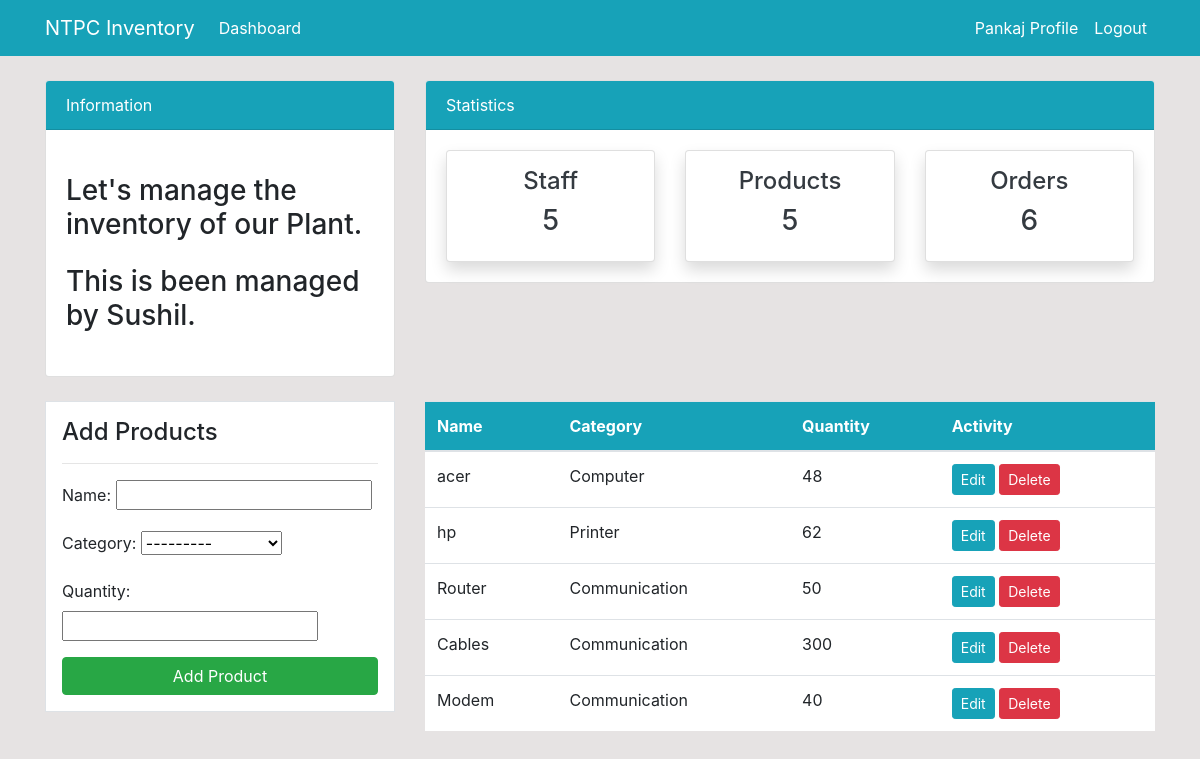
Screenshot of /product/ (signed in) with the database file from the repository.
### dashboard/models.py (models this page shows, shortened)
class Product(models.Model):
    name = models.CharField(max_length=100,null=True)
    category = models.CharField(max_length=20, choices=CATEGORY,null=True)
    quantity = models.PositiveIntegerField(null=True)
    class Meta:
        verbose_name_plural = 'Product'

### dashboard/views.py (the view)
# urls.py: path('product/', views.product, name= 'dashboard-product'),
@login_required
def product(request):
    items = Product.objects.all()
    product_count = items.count()
    workers_count = User.objects.all().count()
    orders_count = Order.objects.all().count()
    if request.method == 'POST':
        form = ProductForm(request.POST)
        if form.is_valid():
            form.save()
            product_name = form.cleaned_data.get('name')
            messages.success(request, f'Request for {product_name} has been made.')
            return redirect('dashboard-product')
    else:
        form = ProductForm()
    context = {
        'items' : items,
        'form' : form,
        'workers_count': workers_count,
        'orders_count': orders_count,
        'product_count' : product_count,
    }
    return render(request, 'dashboard/product.html',context)

### dashboard/forms.py
class ProductForm(forms.ModelForm):
    class Meta:
        model = Product
        fields = ['name','category','quantity']

### templates/dashboard/product.html (shortened to what this page needs)
{% extends 'partials/base.html' %}
{% load crispy_forms_tags %}
{% block content%}
{% include 'partials/topnav.html' %}
<div class="container">
    <div class="row my-4">
        <div class="col-md-4">
            <div class="border bg-white p-3">
                <h4>Add Products</h4>
                <hr>
                <form method="POST">
                    {{ form.as_p }}
                    <input class="btn btn-success btn-block" type="submit" value="Add Product">
                </form>
            </div>
        </div>
        <div class="col-md-8">
            <table class="table bg-white">
                <thead class="bg-info">
                    <tr class="text-white">
                        <th scope="col">Name</th>
                        <th scope="col">Category</th>
                        <th scope="col">Quantity</th>
                        <th scope="col">Activity</th>
                    </tr>
                </thead>
                <tbody>
                    {% for item in items %}
                    <tr>
                        <td>{{ item.name }}</td>
                        <td>{{ item.category }}</td>
                        <td>{{ item.quantity }}</td>
                        <td>
                            <a class="btn btn-info btn-sm" href="{% url 'dashboard-product-update' item.id %}">Edit</a>
                            <a class="btn btn-danger btn-sm" href="{% url 'dashboard-product-delete' item.id %}">Delete</a>
                        </td>
                    </tr>
                    {% endfor %}
                </tbody>
            </table>
        </div>
    </div>
</div>
{% endblock %}

### templates/partials/nav.html (shortened to what this page needs)
 <nav class="navbar navbar-expand-lg navbar-info bg-info">
    <div class="container">
        <a class="navbar-brand text-white" href="{% url 'dashboard-index' %}">NTPC Inventory</a>
        <div class="collapse navbar-collapse" id="navbarSupportedContent">
            <ul class="navbar-nav mr-auto">
                <li class="nav-item active">
                    <a class="nav-link text-white" href="{% url 'dashboard-index' %}">Dashboard </a>
                </li>
            </ul>
            {% if user.is_authenticated %}
            <ul class="navbar-nav ml-auto">
                <li class="nav-item active">
                    <a href="{% url 'user-profile' %}" class="nav-link appointment-btn scrollto text-white">{{user.username}} Profile</a>
                </li>
                <li class="nav-item">
                    <a href="{% url 'user-logout' %}" class="nav-link appointment-btn scrollto text-white">Logout</a>
                </li>
            </ul>
            {% endif %}
        </div>
    </div>
</nav>

### templates/partials/base.html (style rules this page uses)
body { background: rgb(230, 227, 227); }

### rows the page displays
Product: name "acer", category "Computer", quantity "48"
Product: name "hp", category "Printer", quantity "62"
Product: name "Router", category "Communication", quantity "50"
Product: name "Cables", category "Communication", quantity "300"
Product: name "Modem", category "Communication", quantity "40"

### other values shown
{{ user.username }} "Pankaj"
{{ workers_count }} "5"
{{ product_count }} "5"
{{ orders_count }} "6"
